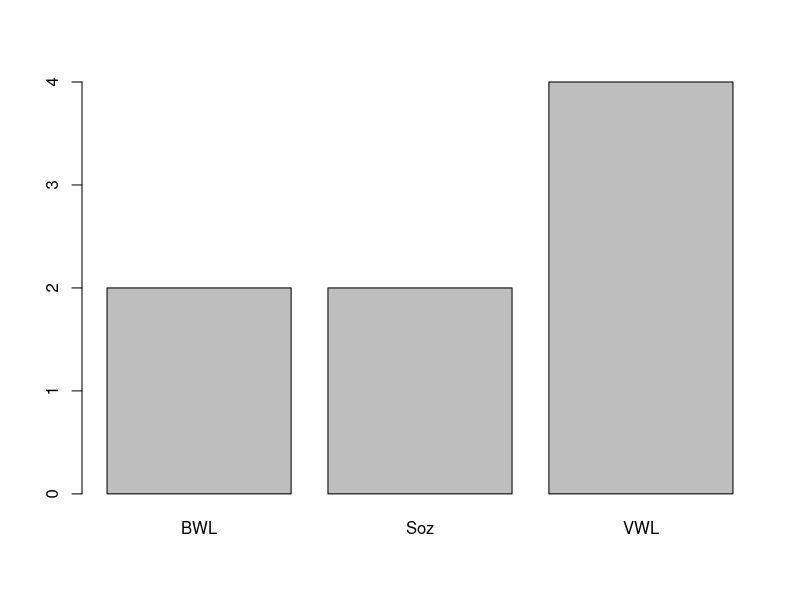

The R source for this figure:
# (1) Establish data frame (table)

students <- data.frame(Semesterzahl=c(4,7,5,4,9,8,2,3),
                       Alter=c(22,25,24,21,25,26,23,21),
                       Studiengang=c("VWL","BWL","VWL","Soz","VWL","VWL","BWL","Soz"),
                       Geschlecht=c("m","w","m","m","w","m","w","m"))

# (1) show data and structure of data.frame "students"
students
str(students)
class(students)
mode(students)

# (2) evaluate stats > Mean "Alter" = 23.38 (summary)
mean(students$Alter)

# (3) Establish data.frames for m and w (subset)
# students_m<-subset(students,Geschlecht == "m")
# students_w<-subset(students,Geschlecht == "w")

students$Geschlecht <- as.factor(students$Geschlecht)
str(students)

# (4) Draw barplot for Studiengang
barplot(table(students$Studiengang))

# (5) Establish Matrix

# as.matrix > values as chr

students_as_matrix <- as.matrix(students)
students_as_matrix
str(students_as_matrix)
summary(students_as_matrix)

# data.matrix > values as num

students_data_matrix <- data.matrix(students)
students_data_matrix
str(students_data_matrix)
summary(students_data_matrix)

        
